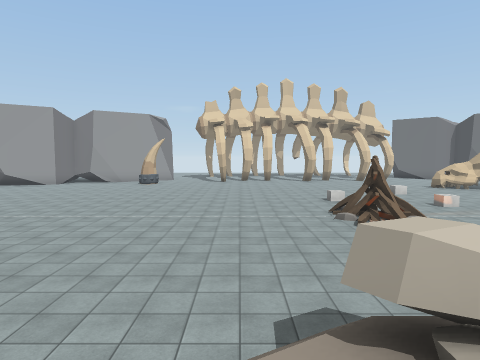
View 1 (above)

19 first-person views from a walk through a scene from a Unity 3-D project. The camera is 1.4 m above the floor, tilts 4° down and sees 75° across. The floor is counted in squares, 2 m on a side. Each view is taken from the middle of a square. On the plan, view 1 faces up. The plan holds only what a view shows up to about 10 squares ahead; the rest is blank. The place goes on beyond the plan. Some surface patterns are stand-ins.

View 2
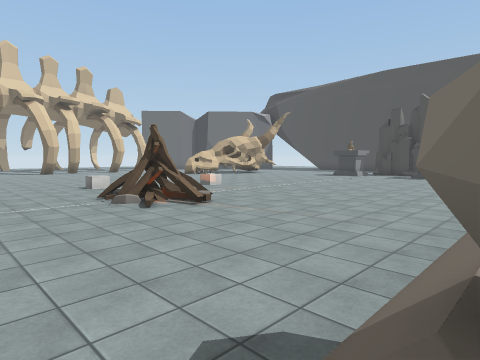

View 3
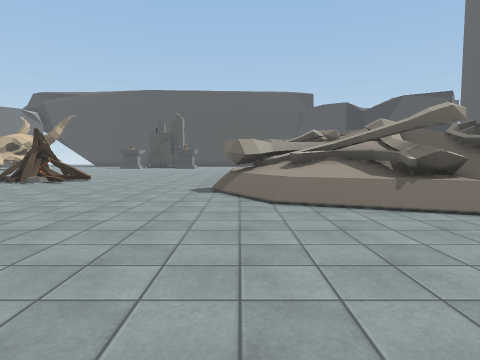

View 4
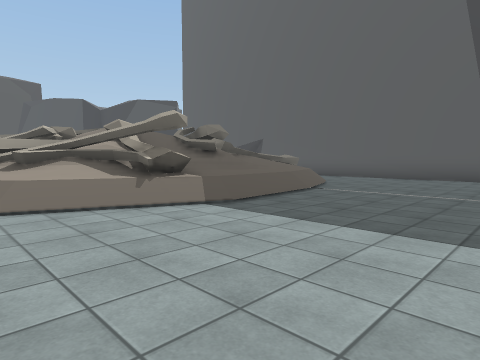

View 5
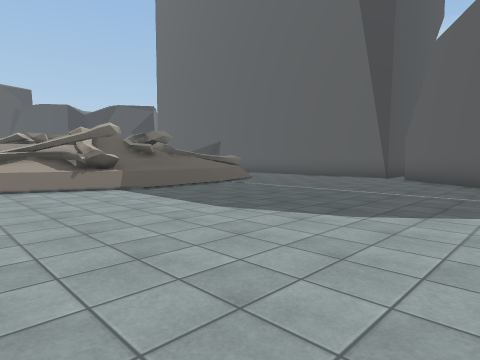

View 6
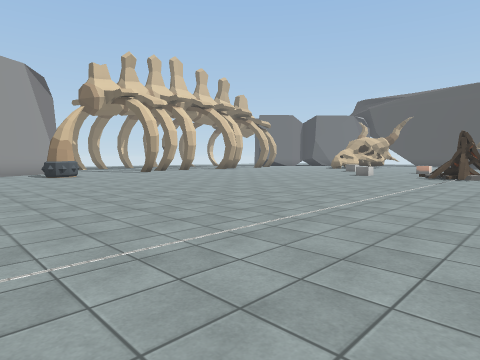

View 7
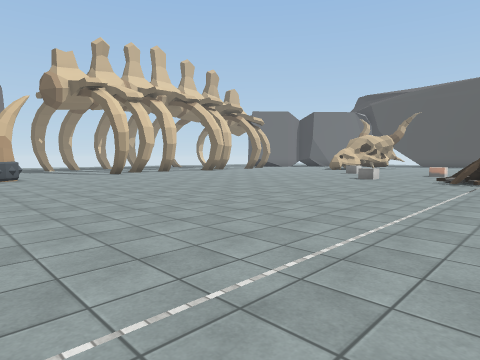

View 8
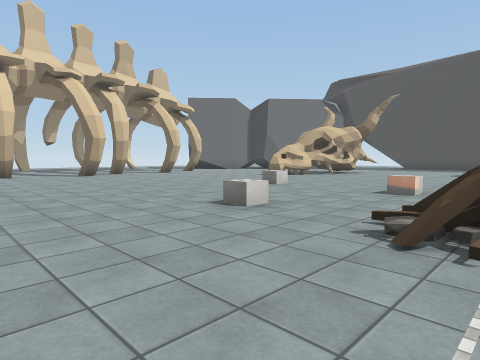

View 9
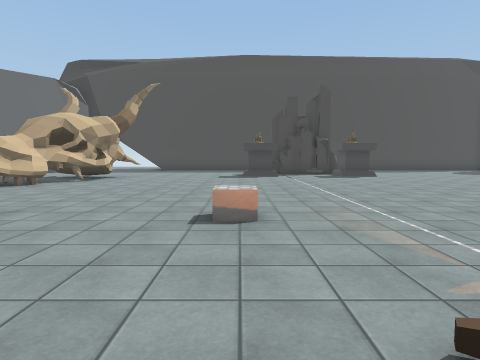

View 10
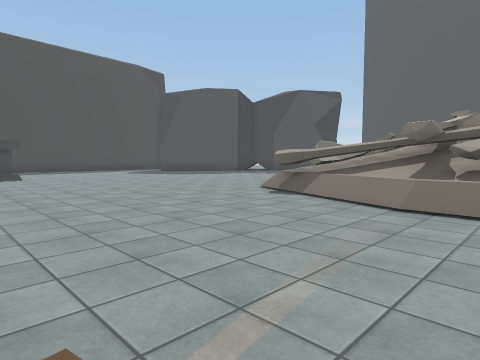

View 11
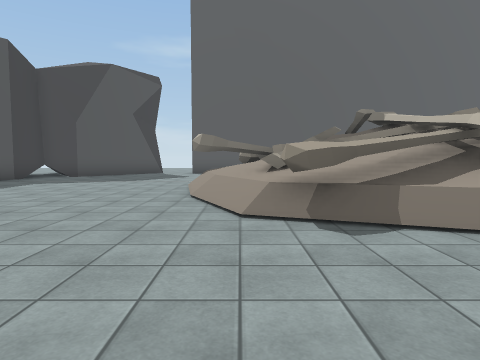

View 12
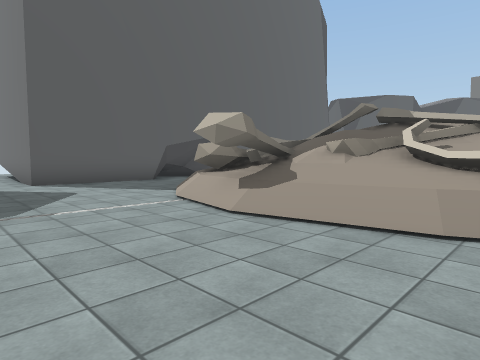

View 13
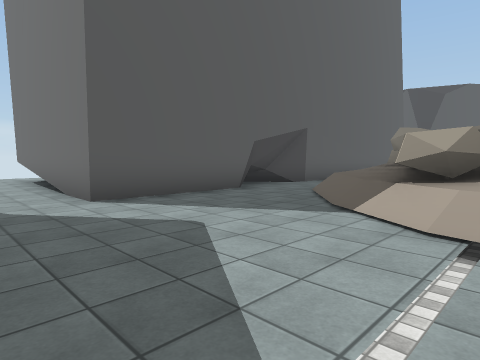

View 14
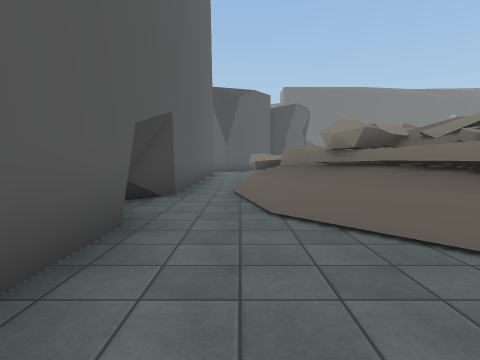

View 15
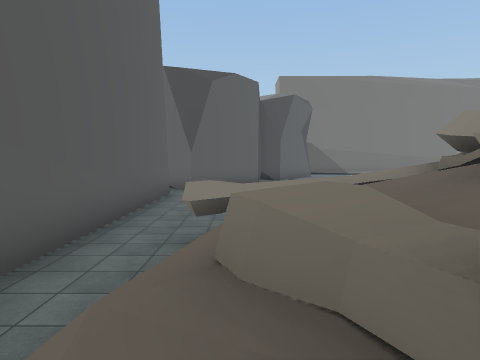

View 16
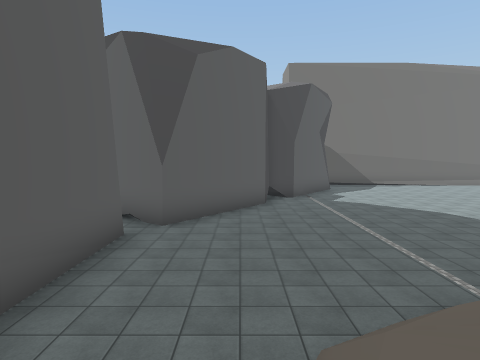

View 17
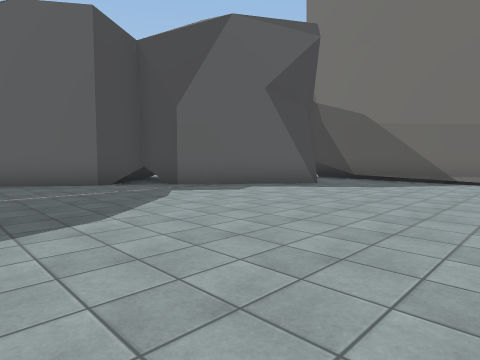

View 18
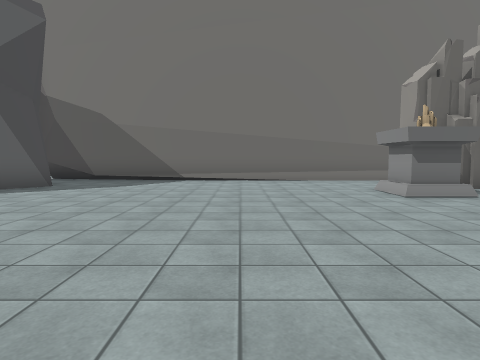

View 19
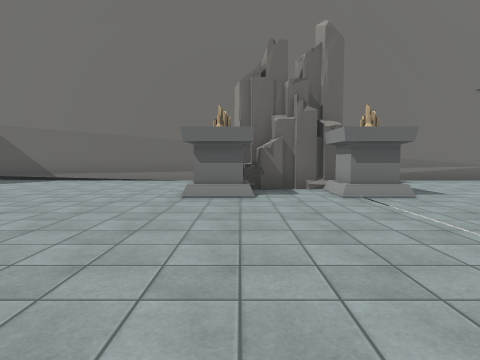

### Floor plan
Key: @ floor where view 1 was taken; # wall or solid block; x gap in a wall; . main floor; : floor 0.5 m higher than the main floor; + floor 2 m higher than the main floor; * floor 2.5 m higher than the main floor; / step, stairs or slope; = window, fence, low wall or low ledge; ^ raised ledge; v drop or lower ground; C cube; O other object.
Columns run from 16 left of view 1 to 13 right of it. Each row starts with its distance up from view 1.
 16         .......  ......    ##
 15         ........ ......  ...##
 14         ...............C.....#
 13 #.      ......................
 12 #...    ......................
 11 #....   ...........C..........
 10   .... ................C......
  9     O..............//.........
  8   #.O//////////////OO/////////
  7 # ##.............../O.........
  6 #.#:O.........................
  5 #../O.....  ..................
  4 #........   ..................
  3 #......... ...................
  2 #.............../#/////......
  1 #..............///=^^/v=/...
  0 #.............//@/#^=////....
 -1 #............./=// =//////....
 -2 #............./////=/=x=//....
 -3 #.#...........///// /x*#x=....
 -4 # ###.........///#///v+==/....
 -5     ##......../////=//==#/....
 -6      ##........//////=///....
 -7       ###.......///=////.....
 -8         ##........////.......
 -9          ##.................
-10          #.################.
-11                           #.
-12                           #.
-13                           #.
-14                           #.
-15                           #

Where each view was taken, in squares from view 1:
view 1: 0 up, 0 right, facing up
view 2: 2 up, 0 right, facing up-right
view 3: 2 up, 6 left, facing right
view 4: 2 up, 6 left, facing down-right
view 5: 2 up, 9 left, facing down-right
view 6: 6 up, 9 left, facing up-right
view 7: 7 up, 7 left, facing up-right
view 8: 8 up, 0 right, facing up-right
view 9: 10 up, 3 right, facing right
view 10: 7 up, 3 right, facing down-right
view 11: 5 up, 8 right, facing down
view 12: 0 up, 12 right, facing down-left
view 13: 4 down, 12 right, facing down-left
view 14: 8 down, 10 right, facing left
view 15: 7 down, 5 right, facing left
view 16: 7 down, 1 right, facing left
view 17: 2 up, 6 left, facing down-left
view 18: 2 up, 6 left, facing left
view 19: 6 up, 6 left, facing left
